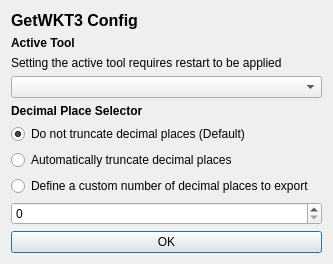
<?xml version="1.0" encoding="UTF-8"?>
<ui version="4.0">
 <class>getwkt3ConfigBase</class>
 <widget class="QDialog" name="getwkt3ConfigBase">
  <property name="geometry">
   <rect>
    <x>0</x>
    <y>0</y>
    <width>333</width>
    <height>237</height>
   </rect>
  </property>
  <property name="windowTitle">
   <string>Get WKT</string>
  </property>
  <property name="windowIcon">
   <iconset>
    <normaloff>wkt.png</normaloff>wkt.png</iconset>
  </property>
  <layout class="QGridLayout" name="gridLayout">
   <item row="0" column="0">
    <layout class="QVBoxLayout" name="verticalLayout">
     <item>
      <widget class="QLabel" name="lblTitle">
       <property name="font">
        <font>
         <pointsize>12</pointsize>
         <weight>75</weight>
         <bold>true</bold>
        </font>
       </property>
       <property name="text">
        <string>GetWKT3 Config</string>
       </property>
      </widget>
     </item>
     <item>
      <widget class="QLabel" name="tool_lblActive">
       <property name="font">
        <font>
         <weight>75</weight>
         <bold>true</bold>
        </font>
       </property>
       <property name="text">
        <string>Active Tool</string>
       </property>
      </widget>
     </item>
     <item>
      <widget class="QLabel" name="tool_lblLabel">
       <property name="text">
        <string>Setting the active tool requires restart to be applied</string>
       </property>
      </widget>
     </item>
     <item>
      <widget class="QComboBox" name="tool_cmbDefault"/>
     </item>
     <item>
      <widget class="QLabel" name="dp_lblSubTitle">
       <property name="font">
        <font>
         <weight>75</weight>
         <bold>true</bold>
        </font>
       </property>
       <property name="text">
        <string>Decimal Place Selector</string>
       </property>
      </widget>
     </item>
     <item>
      <widget class="QRadioButton" name="dp_radDefault">
       <property name="text">
        <string>Do not truncate decimal places (Default)</string>
       </property>
       <property name="checked">
        <bool>true</bool>
       </property>
      </widget>
     </item>
     <item>
      <widget class="QRadioButton" name="dp_radAuto">
       <property name="text">
        <string>Automatically truncate decimal places</string>
       </property>
      </widget>
     </item>
     <item>
      <widget class="QRadioButton" name="dp_radCustom">
       <property name="text">
        <string>Define a custom number of decimal places to export</string>
       </property>
      </widget>
     </item>
     <item>
      <widget class="QSpinBox" name="dp_numCustom">
       <property name="maximum">
        <number>20</number>
       </property>
      </widget>
     </item>
     <item>
      <widget class="QPushButton" name="btnAccept">
       <property name="text">
        <string>OK</string>
       </property>
      </widget>
     </item>
    </layout>
   </item>
  </layout>
 </widget>
 <resources/>
 <connections/>
</ui>
